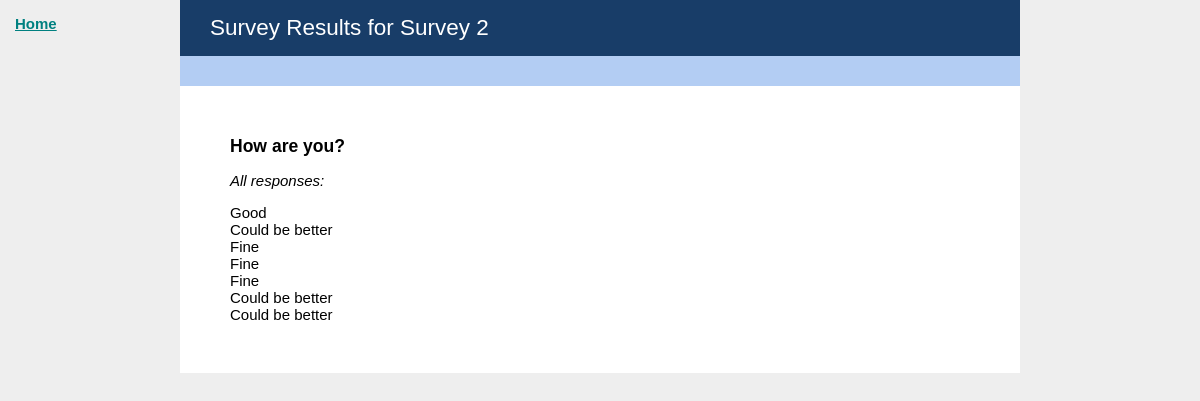
/results/2/, run on an earlier commit of the app's database.
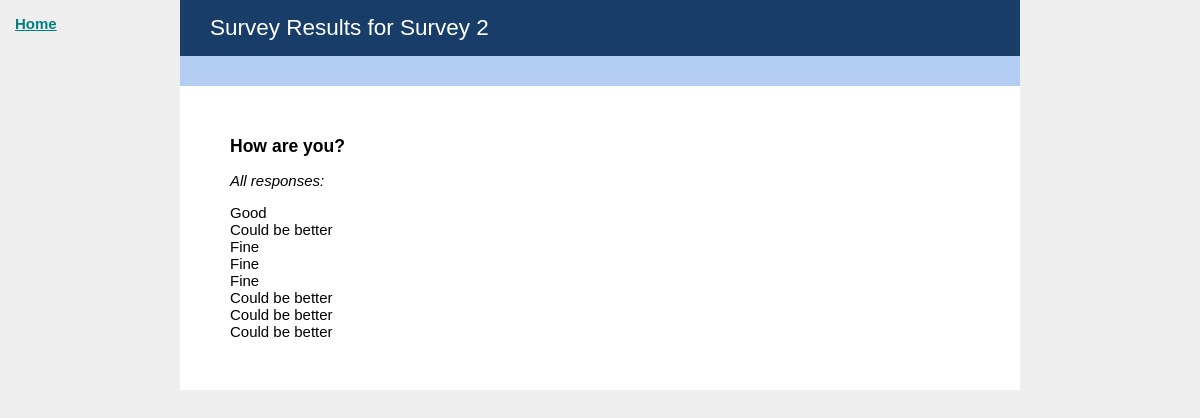
And on a later commit of the database.
### core/models.py (models this page shows, shortened)
class Question(models.Model):
    question_id = models.AutoField(primary_key=True)
    survey_id = models.ForeignKey('Survey')
    question_type = models.CharField(max_length=20)
    question_order = models.IntegerField()
    question_text = models.CharField(max_length=200, default="Question text.")
    class Meta:
        ordering = ['question_order']
    def getResponses(self):
        return Response.objects.all().filter(question_id = self.question_id)

class Response(models.Model):
    response_id = models.AutoField(primary_key=True)
    response_group_id = models.IntegerField(default=0)
    answer_id = models.ForeignKey('Answer')
    question_id = models.ForeignKey('Question')
    def getResponsesInGroup(self):
        return Response.objects.all().filter(response_group_id = self.response_group_id).filter(question_id = self.question_id)
    def __unicode__(self):
     return '%s' % (self.answer_id)

class Answer(models.Model):
    answer_id = models.AutoField(primary_key=True)
    question_id = models.ForeignKey('Question')
    answer_order = models.IntegerField(default=0)
    answer_text = models.CharField(max_length=200)
    class Meta:
        ordering = ['answer_order']
    def __unicode__(self):
        return self.answer_text

### core/views.py (the view)
# urls.py: url(r'^results/(?P<surveyID>[0-9]+)/$', core.views.view_results),
def view_results(request, surveyID):
    survey_obj = Survey.objects.raw('SELECT * FROM core_survey WHERE survey_id =  %s', [surveyID])[0]
    survey_questions = Question.objects.all().filter(survey_id=surveyID).order_by('question_order')
    showPopular = True if survey_obj.survey_id == 1 else False
    return render(request, 'results.html', { 'survey_data': survey_obj, 'survey_questions': survey_questions, 'showPopular':showPopular })

### betterhelp_exercise/templates/results.html (shortened to what this page needs)
{% extends "base.html" %}
{% block content %}
    <header>
        <h1>Survey Results for {{ survey_data.survey_name}}</h1>
    </header>
    <section>
    {% for question in survey_questions %}
        {% if question.question_text != "What is your gender?" %}
            <h3>{{ question.question_text }}</h3>
            {% if showPopular %}
                <p>
                    <em>Most popular answer for males:</em> {% for answer in question.getMostPopMaleAnswer %} {{answer.answer_text}} {% endfor %}
                </p>
                <p>
                    <em>Most popular answer for females:</em> {% for answer in question.getMostPopFemaleAnswer %} {{answer.answer_text}} {% endfor %}
                </p>
            {% else %}
                <p><em>All responses:</em></p>
                {% for response in question.getResponses %}
                    {{ response }}<br />
                {% endfor %}
            {% endif %}
        {% endif %}
    {% endfor %}
    </section>
{% endblock %}

What changed in the data, as far as the page shows it:
added Response: answer_id.answer_text "Could be better"
